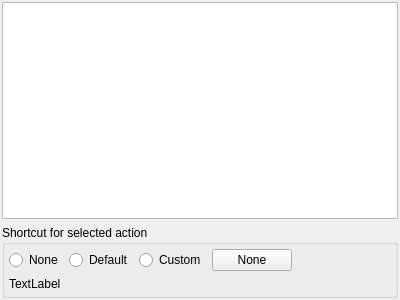
<ui version="4.0" >
 <class>ShortcutsSettings</class>
 <widget class="QWidget" name="ShortcutsSettings" >
  <property name="geometry" >
   <rect>
    <x>0</x>
    <y>0</y>
    <width>400</width>
    <height>300</height>
   </rect>
  </property>
  <property name="windowTitle" >
   <string>Form</string>
  </property>
  <layout class="QGridLayout" >
   <property name="margin" >
    <number>2</number>
   </property>
   <property name="spacing" >
    <number>6</number>
   </property>
   <item row="1" column="0" >
    <widget class="QGroupBox" name="groupBoxShortcut" >
     <property name="title" >
      <string>Shortcut for selected action</string>
     </property>
     <layout class="QGridLayout" >
      <property name="margin" >
       <number>4</number>
      </property>
      <property name="spacing" >
       <number>6</number>
      </property>
      <item row="1" column="0" >
       <widget class="QLabel" name="labelDefault" >
        <property name="text" >
         <string>TextLabel</string>
        </property>
       </widget>
      </item>
      <item row="0" column="0" >
       <layout class="QHBoxLayout" >
        <property name="margin" >
         <number>0</number>
        </property>
        <property name="spacing" >
         <number>6</number>
        </property>
        <item>
         <widget class="QRadioButton" name="radioButtonNone" >
          <property name="text" >
           <string>None</string>
          </property>
         </widget>
        </item>
        <item>
         <widget class="QRadioButton" name="radioButtonDefault" >
          <property name="text" >
           <string>Default</string>
          </property>
         </widget>
        </item>
        <item>
         <widget class="QRadioButton" name="radioButtonCustom" >
          <property name="text" >
           <string>Custom</string>
          </property>
         </widget>
        </item>
        <item>
         <widget class="QPushButton" name="pushButtonChange" >
          <property name="text" >
           <string>None</string>
          </property>
         </widget>
        </item>
        <item>
         <spacer>
          <property name="orientation" >
           <enum>Qt::Horizontal</enum>
          </property>
          <property name="sizeHint" >
           <size>
            <width>40</width>
            <height>20</height>
           </size>
          </property>
         </spacer>
        </item>
       </layout>
      </item>
     </layout>
    </widget>
   </item>
   <item row="0" column="0" >
    <widget class="QTreeView" name="treeView" />
   </item>
  </layout>
 </widget>
 <resources/>
 <connections/>
</ui>
